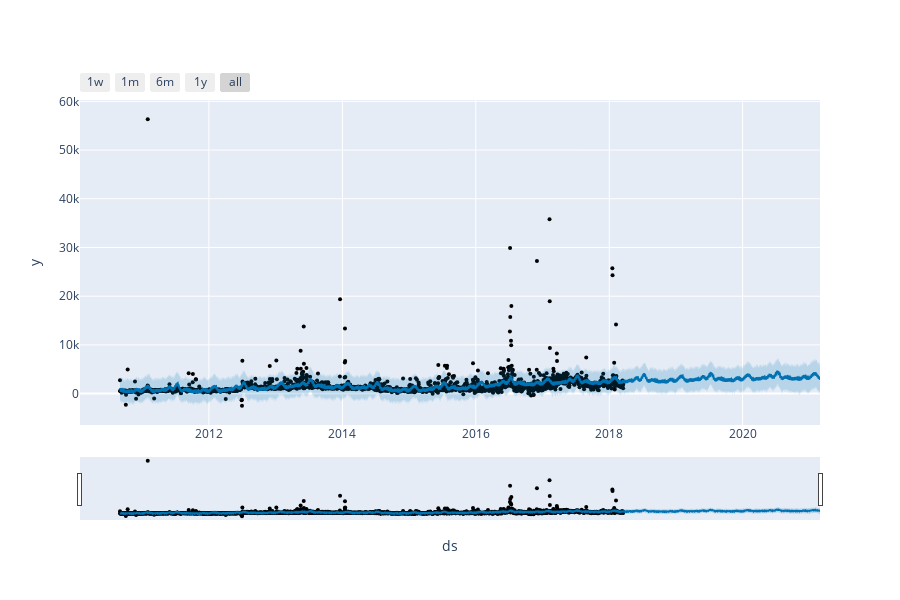

The notebook cell this image was saved under:
### Code cell
# View the plot interactively

from prophet.plot import plot_plotly, plot_components_plotly

plot_plotly(model, forecast)

### Figure 1 — Plotly figure (JSON) as saved in the notebook; plotly's stock layout.template omitted (floating-point values rounded to 4 significant figures; data arrays with more than 128 entries replaced by an {"elided": "..."} marker saying what was removed)
{"data": [{"marker": {"color": "black", "size": 4}, "mode": "markers", "name": "Actual", "type": "scatter", "x": {"elided": "2757 str values"}, "y": {"elided": "2757 float values"}}, {"hoverinfo": "skip", "line": {"width": 0}, "mode": "lines", "type": "scatter", "x": {"elided": "3834 str values"}, "y": {"elided": "3834 float values"}}, {"fill": "tonexty", "fillcolor": "rgba(0, 114, 178, 0.2)", "line": {"color": "#0072B2", "width": 2}, "mode": "lines", "name": "Predicted", "type": "scatter", "x": {"elided": "3834 str values"}, "y": {"elided": "3834 float values"}}, {"fill": "tonexty", "fillcolor": "rgba(0, 114, 178, 0.2)", "hoverinfo": "skip", "line": {"width": 0}, "mode": "lines", "type": "scatter", "x": {"elided": "3834 str values"}, "y": {"elided": "3834 float values"}}], "layout": {"height": 600, "showlegend": false, "width": 900, "xaxis": {"rangeselector": {"buttons": [{"count": 7, "label": "1w", "step": "day", "stepmode": "backward"}, {"count": 1, "label": "1m", "step": "month", "stepmode": "backward"}, {"count": 6, "label": "6m", "step": "month", "stepmode": "backward"}, {"count": 1, "label": "1y", "step": "year", "stepmode": "backward"}, {"step": "all"}]}, "rangeslider": {"visible": true}, "title": {"text": "ds"}, "type": "date"}, "yaxis": {"title": {"text": "y"}}}}
